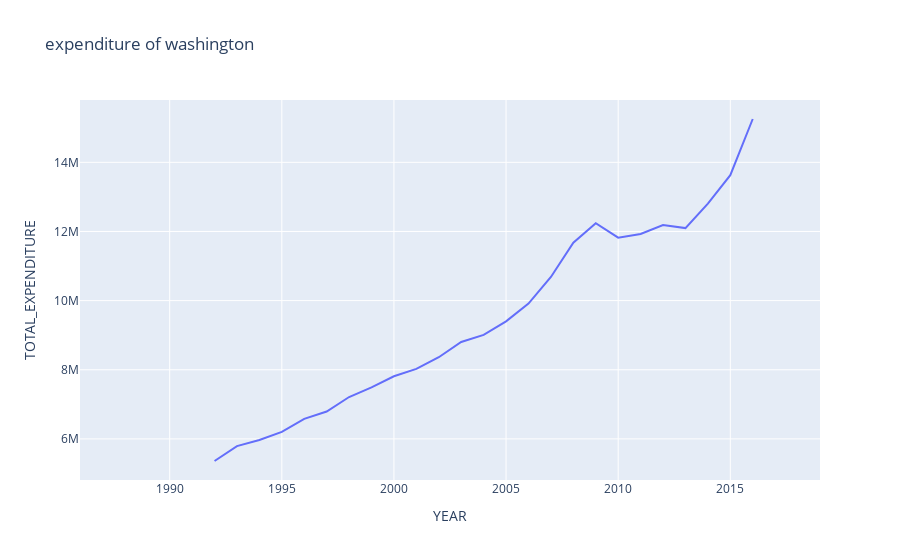

The cell this chart's notebook holds for it:
### Code cell
px.line(df.query("STATE == 'WASHINGTON'"),x='YEAR',y='TOTAL_EXPENDITURE',title='expenditure of washington')

### Figure 1 — Plotly figure (JSON) as saved in the notebook; plotly's stock layout.template omitted (floating-point values rounded to 4 significant figures)
{"data": [{"hovertemplate": "YEAR=%{x}<br>TOTAL_EXPENDITURE=%{y}<extra></extra>", "legendgroup": "", "line": {"color": "#636efa", "dash": "solid"}, "marker": {"symbol": "circle"}, "mode": "lines", "name": "", "orientation": "v", "showlegend": false, "type": "scatter", "x": [1992, 1993, 1994, 1995, 1996, 1997, 1998, 1999, 2000, 2001, 2002, 2003, 2004, 2005, 2006, 2007, 2008, 2009, 2010, 2011, 2012, 2013, 2014, 2015, 2016, 1986, 1987, 1988, 1989, 1990, 1991, 2017, 2019], "xaxis": "x", "y": [5360834, 5791436, 5968590, 6200754, 6578388, 6792261, 7211601, 7489129, 7811937, 8026334, 8362656, 8802387, 9009980, 9399603, 9915617, 10682397, 11677666, 12240632, 11820814, 11928408, 12187889, 12097549, 12806300, 13630138, 15253296, null, null, null, null, null, null, null, null], "yaxis": "y"}], "layout": {"legend": {"tracegroupgap": 0}, "title": {"text": "expenditure of washington"}, "xaxis": {"anchor": "y", "domain": [0, 1], "title": {"text": "YEAR"}}, "yaxis": {"anchor": "x", "domain": [0, 1], "title": {"text": "TOTAL_EXPENDITURE"}}}}
